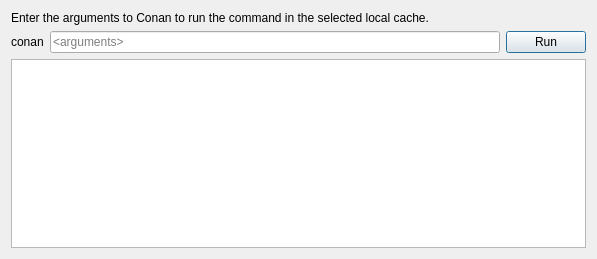
<?xml version="1.0" encoding="UTF-8"?>
<ui version="4.0">
 <class>RunConanCommandDialog</class>
 <widget class="QDialog" name="RunConanCommandDialog">
  <property name="geometry">
   <rect>
    <x>0</x>
    <y>0</y>
    <width>597</width>
    <height>259</height>
   </rect>
  </property>
  <property name="windowTitle">
   <string>Run Conan command in local cache</string>
  </property>
  <layout class="QVBoxLayout" name="verticalLayout">
   <item>
    <widget class="QLabel" name="label_2">
     <property name="text">
      <string>Enter the arguments to Conan to run the command in the selected local cache.</string>
     </property>
    </widget>
   </item>
   <item>
    <layout class="QHBoxLayout" name="horizontalLayout">
     <item>
      <widget class="QLabel" name="label">
       <property name="text">
        <string>conan</string>
       </property>
      </widget>
     </item>
     <item>
      <widget class="QLineEdit" name="arguments">
       <property name="placeholderText">
        <string>&lt;arguments&gt;</string>
       </property>
      </widget>
     </item>
     <item>
      <widget class="QPushButton" name="run">
       <property name="text">
        <string>Run</string>
       </property>
      </widget>
     </item>
    </layout>
   </item>
   <item>
    <widget class="QPlainTextEdit" name="log">
     <property name="sizeAdjustPolicy">
      <enum>QAbstractScrollArea::SizeAdjustPolicy::AdjustToContents</enum>
     </property>
     <property name="undoRedoEnabled">
      <bool>false</bool>
     </property>
     <property name="readOnly">
      <bool>true</bool>
     </property>
    </widget>
   </item>
  </layout>
 </widget>
 <resources/>
 <connections/>
</ui>
